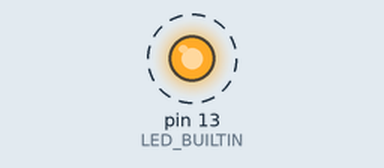
A sketch run on a simulated Arduino Uno, built with avr-gcc and run on an emulated ATmega328P. Parts: output pins drawn as LEDs (lit = HIGH). Dashed ring = blinking. What the sketch prints to the serial monitor is not drawn.

Above: at 0.5 s.
Timing chart, 0 to 4.6 s (numbered marks = the images above):
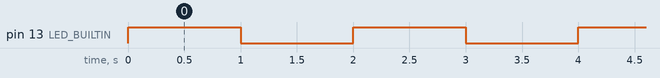

The sketch:

Nano_TEST.ino
```cpp
//Validation Communication

void setup() {
  // Initialize serial communication
  Serial.begin(9600);

  // Set the built-in LED pin as output mode
  pinMode(LED_BUILTIN, OUTPUT);
}

void loop() {
  // Turn on the built-in LED
  digitalWrite(LED_BUILTIN, HIGH);
  Serial.println("LED is ON");
  delay(1000);

  // Turn off the built-in LED
  digitalWrite(LED_BUILTIN, LOW);
  Serial.println("LED is OFF");
  delay(1000);
}
```

Measured:
- by itself, pin 13 (LED_BUILTIN): alternates HIGH for 1.0 s and LOW for 1.0 s
